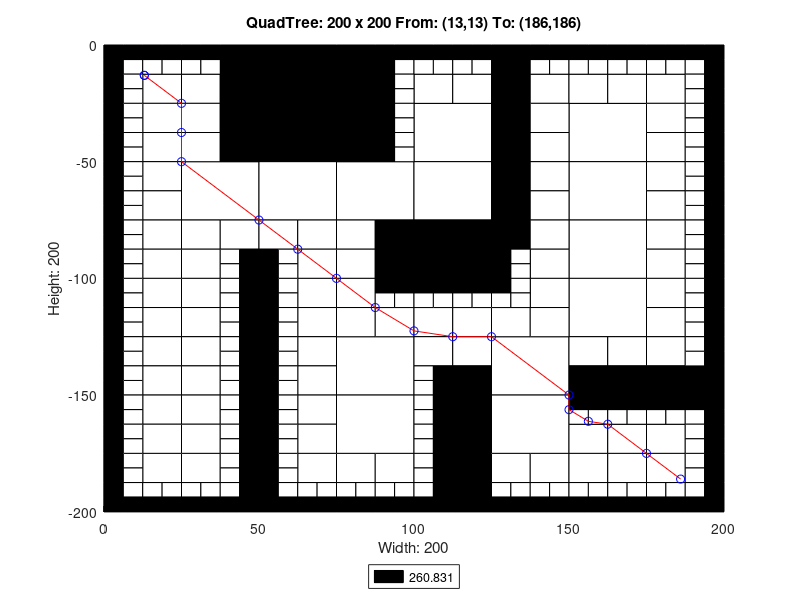

MATLAB code to generate this figure:
axis([0 200 -200 0]);
title('QuadTree: 200 x 200 From: (13,13) To: (186,186)');
xlabel('Width: 200');
ylabel('Height: 200');
rectangle('Position',[50 -25 25 25], 'FaceColor',[0 0 0]);
rectangle('Position',[50 -50 25 25], 'FaceColor',[0 0 0]);
rectangle('Position',[25 -75 25 25], 'FaceColor',[1 1 1]);
rectangle('Position',[50 -75 25 25], 'FaceColor',[1 1 1]);
rectangle('Position',[75 -75 25 25], 'FaceColor',[1 1 1]);
rectangle('Position',[100 -50 25 25], 'FaceColor',[1 1 1]);
rectangle('Position',[150 -50 25 25], 'FaceColor',[1 1 1]);
rectangle('Position',[100 -75 25 25], 'FaceColor',[1 1 1]);
rectangle('Position',[100 -100 25 25], 'FaceColor',[0 0 0]);
rectangle('Position',[150 -75 25 25], 'FaceColor',[1 1 1]);
rectangle('Position',[150 -100 25 25], 'FaceColor',[1 1 1]);
rectangle('Position',[75 -150 25 25], 'FaceColor',[1 1 1]);
rectangle('Position',[75 -175 25 25], 'FaceColor',[1 1 1]);
rectangle('Position',[125 -150 25 25], 'FaceColor',[1 1 1]);
rectangle('Position',[150 -125 25 25], 'FaceColor',[1 1 1]);
rectangle('Position',[125 -175 25 25], 'FaceColor',[1 1 1]);
rectangle('Position',[12.5 -25 12.5 12.5], 'FaceColor',[1 1 1]);
rectangle('Position',[37.5 -12.5 12.5 12.5], 'FaceColor',[0 0 0]);
rectangle('Position',[25 -25 12.5 12.5], 'FaceColor',[1 1 1]);
rectangle('Position',[37.5 -25 12.5 12.5], 'FaceColor',[0 0 0]);
rectangle('Position',[12.5 -37.5 12.5 12.5], 'FaceColor',[1 1 1]);
rectangle('Position',[12.5 -50 12.5 12.5], 'FaceColor',[1 1 1]);
rectangle('Position',[25 -37.5 12.5 12.5], 'FaceColor',[1 1 1]);
rectangle('Position',[37.5 -37.5 12.5 12.5], 'FaceColor',[0 0 0]);
rectangle('Position',[25 -50 12.5 12.5], 'FaceColor',[1 1 1]);
rectangle('Position',[37.5 -50 12.5 12.5], 'FaceColor',[0 0 0]);
rectangle('Position',[75 -12.5 12.5 12.5], 'FaceColor',[0 0 0]);
rectangle('Position',[75 -25 12.5 12.5], 'FaceColor',[0 0 0]);
rectangle('Position',[75 -37.5 12.5 12.5], 'FaceColor',[0 0 0]);
rectangle('Position',[75 -50 12.5 12.5], 'FaceColor',[0 0 0]);
rectangle('Position',[12.5 -62.5 12.5 12.5], 'FaceColor',[1 1 1]);
rectangle('Position',[12.5 -75 12.5 12.5], 'FaceColor',[1 1 1]);
rectangle('Position',[12.5 -87.5 12.5 12.5], 'FaceColor',[1 1 1]);
rectangle('Position',[12.5 -100 12.5 12.5], 'FaceColor',[1 1 1]);
rectangle('Position',[25 -87.5 12.5 12.5], 'FaceColor',[1 1 1]);
rectangle('Position',[37.5 -87.5 12.5 12.5], 'FaceColor',[1 1 1]);
rectangle('Position',[25 -100 12.5 12.5], 'FaceColor',[1 1 1]);
rectangle('Position',[50 -87.5 12.5 12.5], 'FaceColor',[1 1 1]);
rectangle('Position',[62.5 -87.5 12.5 12.5], 'FaceColor',[1 1 1]);
rectangle('Position',[62.5 -100 12.5 12.5], 'FaceColor',[1 1 1]);
rectangle('Position',[75 -87.5 12.5 12.5], 'FaceColor',[1 1 1]);
rectangle('Position',[87.5 -87.5 12.5 12.5], 'FaceColor',[0 0 0]);
rectangle('Position',[75 -100 12.5 12.5], 'FaceColor',[1 1 1]);
rectangle('Position',[87.5 -100 12.5 12.5], 'FaceColor',[0 0 0]);
rectangle('Position',[100 -25 12.5 12.5], 'FaceColor',[1 1 1]);
rectangle('Position',[112.5 -25 12.5 12.5], 'FaceColor',[1 1 1]);
rectangle('Position',[125 -12.5 12.5 12.5], 'FaceColor',[0 0 0]);
rectangle('Position',[125 -25 12.5 12.5], 'FaceColor',[0 0 0]);
rectangle('Position',[137.5 -25 12.5 12.5], 'FaceColor',[1 1 1]);
rectangle('Position',[125 -37.5 12.5 12.5], 'FaceColor',[0 0 0]);
rectangle('Position',[137.5 -37.5 12.5 12.5], 'FaceColor',[1 1 1]);
rectangle('Position',[125 -50 12.5 12.5], 'FaceColor',[0 0 0]);
rectangle('Position',[137.5 -50 12.5 12.5], 'FaceColor',[1 1 1]);
rectangle('Position',[150 -25 12.5 12.5], 'FaceColor',[1 1 1]);
rectangle('Position',[162.5 -25 12.5 12.5], 'FaceColor',[1 1 1]);
rectangle('Position',[175 -25 12.5 12.5], 'FaceColor',[1 1 1]);
rectangle('Position',[175 -37.5 12.5 12.5], 'FaceColor',[1 1 1]);
rectangle('Position',[175 -50 12.5 12.5], 'FaceColor',[1 1 1]);
rectangle('Position',[125 -62.5 12.5 12.5], 'FaceColor',[0 0 0]);
rectangle('Position',[137.5 -62.5 12.5 12.5], 'FaceColor',[1 1 1]);
rectangle('Position',[125 -75 12.5 12.5], 'FaceColor',[0 0 0]);
rectangle('Position',[137.5 -75 12.5 12.5], 'FaceColor',[1 1 1]);
rectangle('Position',[125 -87.5 12.5 12.5], 'FaceColor',[0 0 0]);
rectangle('Position',[137.5 -87.5 12.5 12.5], 'FaceColor',[1 1 1]);
rectangle('Position',[137.5 -100 12.5 12.5], 'FaceColor',[1 1 1]);
rectangle('Position',[175 -62.5 12.5 12.5], 'FaceColor',[1 1 1]);
rectangle('Position',[175 -75 12.5 12.5], 'FaceColor',[1 1 1]);
rectangle('Position',[175 -87.5 12.5 12.5], 'FaceColor',[1 1 1]);
rectangle('Position',[175 -100 12.5 12.5], 'FaceColor',[1 1 1]);
rectangle('Position',[12.5 -112.5 12.5 12.5], 'FaceColor',[1 1 1]);
rectangle('Position',[12.5 -125 12.5 12.5], 'FaceColor',[1 1 1]);
rectangle('Position',[25 -112.5 12.5 12.5], 'FaceColor',[1 1 1]);
rectangle('Position',[25 -125 12.5 12.5], 'FaceColor',[1 1 1]);
rectangle('Position',[12.5 -137.5 12.5 12.5], 'FaceColor',[1 1 1]);
rectangle('Position',[12.5 -150 12.5 12.5], 'FaceColor',[1 1 1]);
rectangle('Position',[25 -137.5 12.5 12.5], 'FaceColor',[1 1 1]);
rectangle('Position',[25 -150 12.5 12.5], 'FaceColor',[1 1 1]);
rectangle('Position',[62.5 -112.5 12.5 12.5], 'FaceColor',[1 1 1]);
rectangle('Position',[62.5 -125 12.5 12.5], 'FaceColor',[1 1 1]);
rectangle('Position',[75 -112.5 12.5 12.5], 'FaceColor',[1 1 1]);
rectangle('Position',[75 -125 12.5 12.5], 'FaceColor',[1 1 1]);
rectangle('Position',[87.5 -125 12.5 12.5], 'FaceColor',[1 1 1]);
rectangle('Position',[62.5 -137.5 12.5 12.5], 'FaceColor',[1 1 1]);
rectangle('Position',[62.5 -150 12.5 12.5], 'FaceColor',[1 1 1]);
rectangle('Position',[12.5 -162.5 12.5 12.5], 'FaceColor',[1 1 1]);
rectangle('Position',[12.5 -175 12.5 12.5], 'FaceColor',[1 1 1]);
rectangle('Position',[25 -162.5 12.5 12.5], 'FaceColor',[1 1 1]);
rectangle('Position',[25 -175 12.5 12.5], 'FaceColor',[1 1 1]);
rectangle('Position',[12.5 -187.5 12.5 12.5], 'FaceColor',[1 1 1]);
rectangle('Position',[25 -187.5 12.5 12.5], 'FaceColor',[1 1 1]);
rectangle('Position',[62.5 -162.5 12.5 12.5], 'FaceColor',[1 1 1]);
rectangle('Position',[62.5 -175 12.5 12.5], 'FaceColor',[1 1 1]);
rectangle('Position',[62.5 -187.5 12.5 12.5], 'FaceColor',[1 1 1]);
rectangle('Position',[75 -187.5 12.5 12.5], 'FaceColor',[1 1 1]);
rectangle('Position',[87.5 -187.5 12.5 12.5], 'FaceColor',[1 1 1]);
rectangle('Position',[100 -125 12.5 12.5], 'FaceColor',[1 1 1]);
rectangle('Position',[112.5 -125 12.5 12.5], 'FaceColor',[1 1 1]);
rectangle('Position',[137.5 -112.5 12.5 12.5], 'FaceColor',[1 1 1]);
rectangle('Position',[125 -125 12.5 12.5], 'FaceColor',[1 1 1]);
rectangle('Position',[137.5 -125 12.5 12.5], 'FaceColor',[1 1 1]);
rectangle('Position',[100 -137.5 12.5 12.5], 'FaceColor',[1 1 1]);
rectangle('Position',[112.5 -137.5 12.5 12.5], 'FaceColor',[1 1 1]);
rectangle('Position',[112.5 -150 12.5 12.5], 'FaceColor',[0 0 0]);
rectangle('Position',[175 -112.5 12.5 12.5], 'FaceColor',[1 1 1]);
rectangle('Position',[175 -125 12.5 12.5], 'FaceColor',[1 1 1]);
rectangle('Position',[150 -137.5 12.5 12.5], 'FaceColor',[1 1 1]);
rectangle('Position',[162.5 -137.5 12.5 12.5], 'FaceColor',[1 1 1]);
rectangle('Position',[150 -150 12.5 12.5], 'FaceColor',[0 0 0]);
rectangle('Position',[162.5 -150 12.5 12.5], 'FaceColor',[0 0 0]);
rectangle('Position',[175 -137.5 12.5 12.5], 'FaceColor',[1 1 1]);
rectangle('Position',[175 -150 12.5 12.5], 'FaceColor',[0 0 0]);
rectangle('Position',[187.5 -150 12.5 12.5], 'FaceColor',[0 0 0]);
rectangle('Position',[112.5 -162.5 12.5 12.5], 'FaceColor',[0 0 0]);
rectangle('Position',[112.5 -175 12.5 12.5], 'FaceColor',[0 0 0]);
rectangle('Position',[112.5 -187.5 12.5 12.5], 'FaceColor',[0 0 0]);
rectangle('Position',[112.5 -200 12.5 12.5], 'FaceColor',[0 0 0]);
rectangle('Position',[125 -187.5 12.5 12.5], 'FaceColor',[1 1 1]);
rectangle('Position',[137.5 -187.5 12.5 12.5], 'FaceColor',[1 1 1]);
rectangle('Position',[150 -175 12.5 12.5], 'FaceColor',[1 1 1]);
rectangle('Position',[162.5 -175 12.5 12.5], 'FaceColor',[1 1 1]);
rectangle('Position',[175 -175 12.5 12.5], 'FaceColor',[1 1 1]);
rectangle('Position',[150 -187.5 12.5 12.5], 'FaceColor',[1 1 1]);
rectangle('Position',[162.5 -187.5 12.5 12.5], 'FaceColor',[1 1 1]);
rectangle('Position',[175 -187.5 12.5 12.5], 'FaceColor',[1 1 1]);
rectangle('Position',[0 -6.25 6.25 6.25], 'FaceColor',[0 0 0]);
rectangle('Position',[6.25 -6.25 6.25 6.25], 'FaceColor',[0 0 0]);
rectangle('Position',[0 -12.5 6.25 6.25], 'FaceColor',[0 0 0]);
rectangle('Position',[6.25 -12.5 6.25 6.25], 'FaceColor',[1 1 1]);
rectangle('Position',[12.5 -6.25 6.25 6.25], 'FaceColor',[0 0 0]);
rectangle('Position',[18.75 -6.25 6.25 6.25], 'FaceColor',[0 0 0]);
rectangle('Position',[12.5 -12.5 6.25 6.25], 'FaceColor',[1 1 1]);
rectangle('Position',[18.75 -12.5 6.25 6.25], 'FaceColor',[1 1 1]);
rectangle('Position',[0 -18.75 6.25 6.25], 'FaceColor',[0 0 0]);
rectangle('Position',[6.25 -18.75 6.25 6.25], 'FaceColor',[1 1 1]);
rectangle('Position',[0 -25 6.25 6.25], 'FaceColor',[0 0 0]);
rectangle('Position',[6.25 -25 6.25 6.25], 'FaceColor',[1 1 1]);
rectangle('Position',[25 -6.25 6.25 6.25], 'FaceColor',[0 0 0]);
rectangle('Position',[31.25 -6.25 6.25 6.25], 'FaceColor',[0 0 0]);
rectangle('Position',[25 -12.5 6.25 6.25], 'FaceColor',[1 1 1]);
rectangle('Position',[31.25 -12.5 6.25 6.25], 'FaceColor',[1 1 1]);
rectangle('Position',[0 -31.25 6.25 6.25], 'FaceColor',[0 0 0]);
rectangle('Position',[6.25 -31.25 6.25 6.25], 'FaceColor',[1 1 1]);
rectangle('Position',[0 -37.5 6.25 6.25], 'FaceColor',[0 0 0]);
rectangle('Position',[6.25 -37.5 6.25 6.25], 'FaceColor',[1 1 1]);
rectangle('Position',[0 -43.75 6.25 6.25], 'FaceColor',[0 0 0]);
rectangle('Position',[6.25 -43.75 6.25 6.25], 'FaceColor',[1 1 1]);
rectangle('Position',[0 -50 6.25 6.25], 'FaceColor',[0 0 0]);
rectangle('Position',[6.25 -50 6.25 6.25], 'FaceColor',[1 1 1]);
rectangle('Position',[87.5 -6.25 6.25 6.25], 'FaceColor',[0 0 0]);
rectangle('Position',[93.75 -6.25 6.25 6.25], 'FaceColor',[0 0 0]);
rectangle('Position',[87.5 -12.5 6.25 6.25], 'FaceColor',[0 0 0]);
rectangle('Position',[93.75 -12.5 6.25 6.25], 'FaceColor',[1 1 1]);
rectangle('Position',[87.5 -18.75 6.25 6.25], 'FaceColor',[0 0 0]);
rectangle('Position',[93.75 -18.75 6.25 6.25], 'FaceColor',[1 1 1]);
rectangle('Position',[87.5 -25 6.25 6.25], 'FaceColor',[0 0 0]);
rectangle('Position',[93.75 -25 6.25 6.25], 'FaceColor',[1 1 1]);
rectangle('Position',[87.5 -31.25 6.25 6.25], 'FaceColor',[0 0 0]);
rectangle('Position',[93.75 -31.25 6.25 6.25], 'FaceColor',[1 1 1]);
rectangle('Position',[87.5 -37.5 6.25 6.25], 'FaceColor',[0 0 0]);
rectangle('Position',[93.75 -37.5 6.25 6.25], 'FaceColor',[1 1 1]);
rectangle('Position',[87.5 -43.75 6.25 6.25], 'FaceColor',[0 0 0]);
rectangle('Position',[93.75 -43.75 6.25 6.25], 'FaceColor',[1 1 1]);
rectangle('Position',[87.5 -50 6.25 6.25], 'FaceColor',[0 0 0]);
rectangle('Position',[93.75 -50 6.25 6.25], 'FaceColor',[1 1 1]);
rectangle('Position',[0 -56.25 6.25 6.25], 'FaceColor',[0 0 0]);
rectangle('Position',[6.25 -56.25 6.25 6.25], 'FaceColor',[1 1 1]);
rectangle('Position',[0 -62.5 6.25 6.25], 'FaceColor',[0 0 0]);
rectangle('Position',[6.25 -62.5 6.25 6.25], 'FaceColor',[1 1 1]);
rectangle('Position',[0 -68.75 6.25 6.25], 'FaceColor',[0 0 0]);
rectangle('Position',[6.25 -68.75 6.25 6.25], 'FaceColor',[1 1 1]);
rectangle('Position',[0 -75 6.25 6.25], 'FaceColor',[0 0 0]);
rectangle('Position',[6.25 -75 6.25 6.25], 'FaceColor',[1 1 1]);
rectangle('Position',[0 -81.25 6.25 6.25], 'FaceColor',[0 0 0]);
rectangle('Position',[6.25 -81.25 6.25 6.25], 'FaceColor',[1 1 1]);
rectangle('Position',[0 -87.5 6.25 6.25], 'FaceColor',[0 0 0]);
rectangle('Position',[6.25 -87.5 6.25 6.25], 'FaceColor',[1 1 1]);
rectangle('Position',[0 -93.75 6.25 6.25], 'FaceColor',[0 0 0]);
rectangle('Position',[6.25 -93.75 6.25 6.25], 'FaceColor',[1 1 1]);
rectangle('Position',[0 -100 6.25 6.25], 'FaceColor',[0 0 0]);
rectangle('Position',[6.25 -100 6.25 6.25], 'FaceColor',[1 1 1]);
rectangle('Position',[37.5 -93.75 6.25 6.25], 'FaceColor',[1 1 1]);
rectangle('Position',[43.75 -93.75 6.25 6.25], 'FaceColor',[0 0 0]);
rectangle('Position',[37.5 -100 6.25 6.25], 'FaceColor',[1 1 1]);
rectangle('Position',[43.75 -100 6.25 6.25], 'FaceColor',[0 0 0]);
rectangle('Position',[50 -93.75 6.25 6.25], 'FaceColor',[0 0 0]);
rectangle('Position',[56.25 -93.75 6.25 6.25], 'FaceColor',[1 1 1]);
rectangle('Position',[50 -100 6.25 6.25], 'FaceColor',[0 0 0]);
rectangle('Position',[56.25 -100 6.25 6.25], 'FaceColor',[1 1 1]);
rectangle('Position',[100 -6.25 6.25 6.25], 'FaceColor',[0 0 0]);
rectangle('Position',[106.25 -6.25 6.25 6.25], 'FaceColor',[0 0 0]);
rectangle('Position',[100 -12.5 6.25 6.25], 'FaceColor',[1 1 1]);
rectangle('Position',[106.25 -12.5 6.25 6.25], 'FaceColor',[1 1 1]);
rectangle('Position',[112.5 -6.25 6.25 6.25], 'FaceColor',[0 0 0]);
rectangle('Position',[118.75 -6.25 6.25 6.25], 'FaceColor',[0 0 0]);
rectangle('Position',[112.5 -12.5 6.25 6.25], 'FaceColor',[1 1 1]);
rectangle('Position',[118.75 -12.5 6.25 6.25], 'FaceColor',[1 1 1]);
rectangle('Position',[137.5 -6.25 6.25 6.25], 'FaceColor',[0 0 0]);
rectangle('Position',[143.75 -6.25 6.25 6.25], 'FaceColor',[0 0 0]);
rectangle('Position',[137.5 -12.5 6.25 6.25], 'FaceColor',[1 1 1]);
rectangle('Position',[143.75 -12.5 6.25 6.25], 'FaceColor',[1 1 1]);
rectangle('Position',[150 -6.25 6.25 6.25], 'FaceColor',[0 0 0]);
rectangle('Position',[156.25 -6.25 6.25 6.25], 'FaceColor',[0 0 0]);
rectangle('Position',[150 -12.5 6.25 6.25], 'FaceColor',[1 1 1]);
rectangle('Position',[156.25 -12.5 6.25 6.25], 'FaceColor',[1 1 1]);
rectangle('Position',[162.5 -6.25 6.25 6.25], 'FaceColor',[0 0 0]);
rectangle('Position',[168.75 -6.25 6.25 6.25], 'FaceColor',[0 0 0]);
rectangle('Position',[162.5 -12.5 6.25 6.25], 'FaceColor',[1 1 1]);
rectangle('Position',[168.75 -12.5 6.25 6.25], 'FaceColor',[1 1 1]);
rectangle('Position',[175 -6.25 6.25 6.25], 'FaceColor',[0 0 0]);
rectangle('Position',[181.25 -6.25 6.25 6.25], 'FaceColor',[0 0 0]);
rectangle('Position',[175 -12.5 6.25 6.25], 'FaceColor',[1 1 1]);
rectangle('Position',[181.25 -12.5 6.25 6.25], 'FaceColor',[1 1 1]);
rectangle('Position',[187.5 -6.25 6.25 6.25], 'FaceColor',[0 0 0]);
rectangle('Position',[193.75 -6.25 6.25 6.25], 'FaceColor',[0 0 0]);
rectangle('Position',[187.5 -12.5 6.25 6.25], 'FaceColor',[1 1 1]);
rectangle('Position',[193.75 -12.5 6.25 6.25], 'FaceColor',[0 0 0]);
rectangle('Position',[187.5 -18.75 6.25 6.25], 'FaceColor',[1 1 1]);
rectangle('Position',[193.75 -18.75 6.25 6.25], 'FaceColor',[0 0 0]);
rectangle('Position',[187.5 -25 6.25 6.25], 'FaceColor',[1 1 1]);
rectangle('Position',[193.75 -25 6.25 6.25], 'FaceColor',[0 0 0]);
rectangle('Position',[187.5 -31.25 6.25 6.25], 'FaceColor',[1 1 1]);
rectangle('Position',[193.75 -31.25 6.25 6.25], 'FaceColor',[0 0 0]);
rectangle('Position',[187.5 -37.5 6.25 6.25], 'FaceColor',[1 1 1]);
rectangle('Position',[193.75 -37.5 6.25 6.25], 'FaceColor',[0 0 0]);
rectangle('Position',[187.5 -43.75 6.25 6.25], 'FaceColor',[1 1 1]);
rectangle('Position',[193.75 -43.75 6.25 6.25], 'FaceColor',[0 0 0]);
rectangle('Position',[187.5 -50 6.25 6.25], 'FaceColor',[1 1 1]);
rectangle('Position',[193.75 -50 6.25 6.25], 'FaceColor',[0 0 0]);
rectangle('Position',[125 -93.75 6.25 6.25], 'FaceColor',[0 0 0]);
rectangle('Position',[131.25 -93.75 6.25 6.25], 'FaceColor',[1 1 1]);
rectangle('Position',[125 -100 6.25 6.25], 'FaceColor',[0 0 0]);
rectangle('Position',[131.25 -100 6.25 6.25], 'FaceColor',[1 1 1]);
rectangle('Position',[187.5 -56.25 6.25 6.25], 'FaceColor',[1 1 1]);
rectangle('Position',[193.75 -56.25 6.25 6.25], 'FaceColor',[0 0 0]);
rectangle('Position',[187.5 -62.5 6.25 6.25], 'FaceColor',[1 1 1]);
rectangle('Position',[193.75 -62.5 6.25 6.25], 'FaceColor',[0 0 0]);
rectangle('Position',[187.5 -68.75 6.25 6.25], 'FaceColor',[1 1 1]);
rectangle('Position',[193.75 -68.75 6.25 6.25], 'FaceColor',[0 0 0]);
rectangle('Position',[187.5 -75 6.25 6.25], 'FaceColor',[1 1 1]);
rectangle('Position',[193.75 -75 6.25 6.25], 'FaceColor',[0 0 0]);
rectangle('Position',[187.5 -81.25 6.25 6.25], 'FaceColor',[1 1 1]);
rectangle('Position',[193.75 -81.25 6.25 6.25], 'FaceColor',[0 0 0]);
rectangle('Position',[187.5 -87.5 6.25 6.25], 'FaceColor',[1 1 1]);
rectangle('Position',[193.75 -87.5 6.25 6.25], 'FaceColor',[0 0 0]);
rectangle('Position',[187.5 -93.75 6.25 6.25], 'FaceColor',[1 1 1]);
rectangle('Position',[193.75 -93.75 6.25 6.25], 'FaceColor',[0 0 0]);
rectangle('Position',[187.5 -100 6.25 6.25], 'FaceColor',[1 1 1]);
rectangle('Position',[193.75 -100 6.25 6.25], 'FaceColor',[0 0 0]);
rectangle('Position',[0 -106.25 6.25 6.25], 'FaceColor',[0 0 0]);
rectangle('Position',[6.25 -106.25 6.25 6.25], 'FaceColor',[1 1 1]);
rectangle('Position',[0 -112.5 6.25 6.25], 'FaceColor',[0 0 0]);
rectangle('Position',[6.25 -112.5 6.25 6.25], 'FaceColor',[1 1 1]);
rectangle('Position',[0 -118.75 6.25 6.25], 'FaceColor',[0 0 0]);
rectangle('Position',[6.25 -118.75 6.25 6.25], 'FaceColor',[1 1 1]);
rectangle('Position',[0 -125 6.25 6.25], 'FaceColor',[0 0 0]);
rectangle('Position',[6.25 -125 6.25 6.25], 'FaceColor',[1 1 1]);
rectangle('Position',[37.5 -106.25 6.25 6.25], 'FaceColor',[1 1 1]);
rectangle('Position',[43.75 -106.25 6.25 6.25], 'FaceColor',[0 0 0]);
rectangle('Position',[37.5 -112.5 6.25 6.25], 'FaceColor',[1 1 1]);
rectangle('Position',[43.75 -112.5 6.25 6.25], 'FaceColor',[0 0 0]);
rectangle('Position',[37.5 -118.75 6.25 6.25], 'FaceColor',[1 1 1]);
rectangle('Position',[43.75 -118.75 6.25 6.25], 'FaceColor',[0 0 0]);
rectangle('Position',[37.5 -125 6.25 6.25], 'FaceColor',[1 1 1]);
rectangle('Position',[43.75 -125 6.25 6.25], 'FaceColor',[0 0 0]);
rectangle('Position',[0 -131.25 6.25 6.25], 'FaceColor',[0 0 0]);
rectangle('Position',[6.25 -131.25 6.25 6.25], 'FaceColor',[1 1 1]);
rectangle('Position',[0 -137.5 6.25 6.25], 'FaceColor',[0 0 0]);
rectangle('Position',[6.25 -137.5 6.25 6.25], 'FaceColor',[1 1 1]);
rectangle('Position',[0 -143.75 6.25 6.25], 'FaceColor',[0 0 0]);
rectangle('Position',[6.25 -143.75 6.25 6.25], 'FaceColor',[1 1 1]);
rectangle('Position',[0 -150 6.25 6.25], 'FaceColor',[0 0 0]);
rectangle('Position',[6.25 -150 6.25 6.25], 'FaceColor',[1 1 1]);
rectangle('Position',[37.5 -131.25 6.25 6.25], 'FaceColor',[1 1 1]);
rectangle('Position',[43.75 -131.25 6.25 6.25], 'FaceColor',[0 0 0]);
rectangle('Position',[37.5 -137.5 6.25 6.25], 'FaceColor',[1 1 1]);
rectangle('Position',[43.75 -137.5 6.25 6.25], 'FaceColor',[0 0 0]);
rectangle('Position',[37.5 -143.75 6.25 6.25], 'FaceColor',[1 1 1]);
rectangle('Position',[43.75 -143.75 6.25 6.25], 'FaceColor',[0 0 0]);
rectangle('Position',[37.5 -150 6.25 6.25], 'FaceColor',[1 1 1]);
rectangle('Position',[43.75 -150 6.25 6.25], 'FaceColor',[0 0 0]);
rectangle('Position',[50 -106.25 6.25 6.25], 'FaceColor',[0 0 0]);
rectangle('Position',[56.25 -106.25 6.25 6.25], 'FaceColor',[1 1 1]);
rectangle('Position',[50 -112.5 6.25 6.25], 'FaceColor',[0 0 0]);
rectangle('Position',[56.25 -112.5 6.25 6.25], 'FaceColor',[1 1 1]);
rectangle('Position',[50 -118.75 6.25 6.25], 'FaceColor',[0 0 0]);
rectangle('Position',[56.25 -118.75 6.25 6.25], 'FaceColor',[1 1 1]);
rectangle('Position',[50 -125 6.25 6.25], 'FaceColor',[0 0 0]);
rectangle('Position',[56.25 -125 6.25 6.25], 'FaceColor',[1 1 1]);
rectangle('Position',[87.5 -106.25 6.25 6.25], 'FaceColor',[0 0 0]);
rectangle('Position',[93.75 -106.25 6.25 6.25], 'FaceColor',[0 0 0]);
rectangle('Position',[87.5 -112.5 6.25 6.25], 'FaceColor',[1 1 1]);
rectangle('Position',[93.75 -112.5 6.25 6.25], 'FaceColor',[1 1 1]);
rectangle('Position',[50 -131.25 6.25 6.25], 'FaceColor',[0 0 0]);
rectangle('Position',[56.25 -131.25 6.25 6.25], 'FaceColor',[1 1 1]);
rectangle('Position',[50 -137.5 6.25 6.25], 'FaceColor',[0 0 0]);
rectangle('Position',[56.25 -137.5 6.25 6.25], 'FaceColor',[1 1 1]);
rectangle('Position',[50 -143.75 6.25 6.25], 'FaceColor',[0 0 0]);
rectangle('Position',[56.25 -143.75 6.25 6.25], 'FaceColor',[1 1 1]);
rectangle('Position',[50 -150 6.25 6.25], 'FaceColor',[0 0 0]);
rectangle('Position',[56.25 -150 6.25 6.25], 'FaceColor',[1 1 1]);
rectangle('Position',[0 -156.25 6.25 6.25], 'FaceColor',[0 0 0]);
rectangle('Position',[6.25 -156.25 6.25 6.25], 'FaceColor',[1 1 1]);
rectangle('Position',[0 -162.5 6.25 6.25], 'FaceColor',[0 0 0]);
rectangle('Position',[6.25 -162.5 6.25 6.25], 'FaceColor',[1 1 1]);
rectangle('Position',[0 -168.75 6.25 6.25], 'FaceColor',[0 0 0]);
rectangle('Position',[6.25 -168.75 6.25 6.25], 'FaceColor',[1 1 1]);
rectangle('Position',[0 -175 6.25 6.25], 'FaceColor',[0 0 0]);
rectangle('Position',[6.25 -175 6.25 6.25], 'FaceColor',[1 1 1]);
rectangle('Position',[37.5 -156.25 6.25 6.25], 'FaceColor',[1 1 1]);
rectangle('Position',[43.75 -156.25 6.25 6.25], 'FaceColor',[0 0 0]);
rectangle('Position',[37.5 -162.5 6.25 6.25], 'FaceColor',[1 1 1]);
rectangle('Position',[43.75 -162.5 6.25 6.25], 'FaceColor',[0 0 0]);
rectangle('Position',[37.5 -168.75 6.25 6.25], 'FaceColor',[1 1 1]);
rectangle('Position',[43.75 -168.75 6.25 6.25], 'FaceColor',[0 0 0]);
rectangle('Position',[37.5 -175 6.25 6.25], 'FaceColor',[1 1 1]);
rectangle('Position',[43.75 -175 6.25 6.25], 'FaceColor',[0 0 0]);
rectangle('Position',[0 -181.25 6.25 6.25], 'FaceColor',[0 0 0]);
rectangle('Position',[6.25 -181.25 6.25 6.25], 'FaceColor',[1 1 1]);
rectangle('Position',[0 -187.5 6.25 6.25], 'FaceColor',[0 0 0]);
rectangle('Position',[6.25 -187.5 6.25 6.25], 'FaceColor',[1 1 1]);
rectangle('Position',[0 -193.75 6.25 6.25], 'FaceColor',[0 0 0]);
rectangle('Position',[6.25 -193.75 6.25 6.25], 'FaceColor',[1 1 1]);
rectangle('Position',[0 -200 6.25 6.25], 'FaceColor',[0 0 0]);
rectangle('Position',[6.25 -200 6.25 6.25], 'FaceColor',[0 0 0]);
rectangle('Position',[12.5 -193.75 6.25 6.25], 'FaceColor',[1 1 1]);
rectangle('Position',[18.75 -193.75 6.25 6.25], 'FaceColor',[1 1 1]);
rectangle('Position',[12.5 -200 6.25 6.25], 'FaceColor',[0 0 0]);
rectangle('Position',[18.75 -200 6.25 6.25], 'FaceColor',[0 0 0]);
rectangle('Position',[37.5 -181.25 6.25 6.25], 'FaceColor',[1 1 1]);
rectangle('Position',[43.75 -181.25 6.25 6.25], 'FaceColor',[0 0 0]);
rectangle('Position',[37.5 -187.5 6.25 6.25], 'FaceColor',[1 1 1]);
rectangle('Position',[43.75 -187.5 6.25 6.25], 'FaceColor',[0 0 0]);
rectangle('Position',[25 -193.75 6.25 6.25], 'FaceColor',[1 1 1]);
rectangle('Position',[31.25 -193.75 6.25 6.25], 'FaceColor',[1 1 1]);
rectangle('Position',[25 -200 6.25 6.25], 'FaceColor',[0 0 0]);
rectangle('Position',[31.25 -200 6.25 6.25], 'FaceColor',[0 0 0]);
rectangle('Position',[37.5 -193.75 6.25 6.25], 'FaceColor',[1 1 1]);
rectangle('Position',[43.75 -193.75 6.25 6.25], 'FaceColor',[0 0 0]);
rectangle('Position',[37.5 -200 6.25 6.25], 'FaceColor',[0 0 0]);
rectangle('Position',[43.75 -200 6.25 6.25], 'FaceColor',[0 0 0]);
rectangle('Position',[50 -156.25 6.25 6.25], 'FaceColor',[0 0 0]);
rectangle('Position',[56.25 -156.25 6.25 6.25], 'FaceColor',[1 1 1]);
rectangle('Position',[50 -162.5 6.25 6.25], 'FaceColor',[0 0 0]);
rectangle('Position',[56.25 -162.5 6.25 6.25], 'FaceColor',[1 1 1]);
rectangle('Position',[50 -168.75 6.25 6.25], 'FaceColor',[0 0 0]);
rectangle('Position',[56.25 -168.75 6.25 6.25], 'FaceColor',[1 1 1]);
rectangle('Position',[50 -175 6.25 6.25], 'FaceColor',[0 0 0]);
rectangle('Position',[56.25 -175 6.25 6.25], 'FaceColor',[1 1 1]);
rectangle('Position',[50 -181.25 6.25 6.25], 'FaceColor',[0 0 0]);
rectangle('Position',[56.25 -181.25 6.25 6.25], 'FaceColor',[1 1 1]);
rectangle('Position',[50 -187.5 6.25 6.25], 'FaceColor',[0 0 0]);
rectangle('Position',[56.25 -187.5 6.25 6.25], 'FaceColor',[1 1 1]);
rectangle('Position',[50 -193.75 6.25 6.25], 'FaceColor',[0 0 0]);
rectangle('Position',[56.25 -193.75 6.25 6.25], 'FaceColor',[1 1 1]);
rectangle('Position',[50 -200 6.25 6.25], 'FaceColor',[0 0 0]);
rectangle('Position',[56.25 -200 6.25 6.25], 'FaceColor',[0 0 0]);
rectangle('Position',[62.5 -193.75 6.25 6.25], 'FaceColor',[1 1 1]);
rectangle('Position',[68.75 -193.75 6.25 6.25], 'FaceColor',[1 1 1]);
rectangle('Position',[62.5 -200 6.25 6.25], 'FaceColor',[0 0 0]);
rectangle('Position',[68.75 -200 6.25 6.25], 'FaceColor',[0 0 0]);
rectangle('Position',[75 -193.75 6.25 6.25], 'FaceColor',[1 1 1]);
rectangle('Position',[81.25 -193.75 6.25 6.25], 'FaceColor',[1 1 1]);
rectangle('Position',[75 -200 6.25 6.25], 'FaceColor',[0 0 0]);
rectangle('Position',[81.25 -200 6.25 6.25], 'FaceColor',[0 0 0]);
rectangle('Position',[87.5 -193.75 6.25 6.25], 'FaceColor',[1 1 1]);
rectangle('Position',[93.75 -193.75 6.25 6.25], 'FaceColor',[1 1 1]);
rectangle('Position',[87.5 -200 6.25 6.25], 'FaceColor',[0 0 0]);
rectangle('Position',[93.75 -200 6.25 6.25], 'FaceColor',[0 0 0]);
rectangle('Position',[100 -106.25 6.25 6.25], 'FaceColor',[0 0 0]);
rectangle('Position',[106.25 -106.25 6.25 6.25], 'FaceColor',[0 0 0]);
rectangle('Position',[100 -112.5 6.25 6.25], 'FaceColor',[1 1 1]);
rectangle('Position',[106.25 -112.5 6.25 6.25], 'FaceColor',[1 1 1]);
rectangle('Position',[112.5 -106.25 6.25 6.25], 'FaceColor',[0 0 0]);
rectangle('Position',[118.75 -106.25 6.25 6.25], 'FaceColor',[0 0 0]);
rectangle('Position',[112.5 -112.5 6.25 6.25], 'FaceColor',[1 1 1]);
rectangle('Position',[118.75 -112.5 6.25 6.25], 'FaceColor',[1 1 1]);
rectangle('Position',[125 -106.25 6.25 6.25], 'FaceColor',[0 0 0]);
rectangle('Position',[131.25 -106.25 6.25 6.25], 'FaceColor',[1 1 1]);
rectangle('Position',[125 -112.5 6.25 6.25], 'FaceColor',[1 1 1]);
rectangle('Position',[131.25 -112.5 6.25 6.25], 'FaceColor',[1 1 1]);
rectangle('Position',[100 -143.75 6.25 6.25], 'FaceColor',[1 1 1]);
rectangle('Position',[106.25 -143.75 6.25 6.25], 'FaceColor',[0 0 0]);
rectangle('Position',[100 -150 6.25 6.25], 'FaceColor',[1 1 1]);
rectangle('Position',[106.25 -150 6.25 6.25], 'FaceColor',[0 0 0]);
rectangle('Position',[187.5 -106.25 6.25 6.25], 'FaceColor',[1 1 1]);
rectangle('Position',[193.75 -106.25 6.25 6.25], 'FaceColor',[0 0 0]);
rectangle('Position',[187.5 -112.5 6.25 6.25], 'FaceColor',[1 1 1]);
rectangle('Position',[193.75 -112.5 6.25 6.25], 'FaceColor',[0 0 0]);
rectangle('Position',[187.5 -118.75 6.25 6.25], 'FaceColor',[1 1 1]);
rectangle('Position',[193.75 -118.75 6.25 6.25], 'FaceColor',[0 0 0]);
rectangle('Position',[187.5 -125 6.25 6.25], 'FaceColor',[1 1 1]);
rectangle('Position',[193.75 -125 6.25 6.25], 'FaceColor',[0 0 0]);
rectangle('Position',[187.5 -131.25 6.25 6.25], 'FaceColor',[1 1 1]);
rectangle('Position',[193.75 -131.25 6.25 6.25], 'FaceColor',[0 0 0]);
rectangle('Position',[187.5 -137.5 6.25 6.25], 'FaceColor',[1 1 1]);
rectangle('Position',[193.75 -137.5 6.25 6.25], 'FaceColor',[0 0 0]);
rectangle('Position',[100 -156.25 6.25 6.25], 'FaceColor',[1 1 1]);
rectangle('Position',[106.25 -156.25 6.25 6.25], 'FaceColor',[0 0 0]);
rectangle('Position',[100 -162.5 6.25 6.25], 'FaceColor',[1 1 1]);
rectangle('Position',[106.25 -162.5 6.25 6.25], 'FaceColor',[0 0 0]);
rectangle('Position',[100 -168.75 6.25 6.25], 'FaceColor',[1 1 1]);
rectangle('Position',[106.25 -168.75 6.25 6.25], 'FaceColor',[0 0 0]);
rectangle('Position',[100 -175 6.25 6.25], 'FaceColor',[1 1 1]);
rectangle('Position',[106.25 -175 6.25 6.25], 'FaceColor',[0 0 0]);
rectangle('Position',[100 -181.25 6.25 6.25], 'FaceColor',[1 1 1]);
rectangle('Position',[106.25 -181.25 6.25 6.25], 'FaceColor',[0 0 0]);
rectangle('Position',[100 -187.5 6.25 6.25], 'FaceColor',[1 1 1]);
rectangle('Position',[106.25 -187.5 6.25 6.25], 'FaceColor',[0 0 0]);
rectangle('Position',[100 -193.75 6.25 6.25], 'FaceColor',[1 1 1]);
rectangle('Position',[106.25 -193.75 6.25 6.25], 'FaceColor',[0 0 0]);
rectangle('Position',[100 -200 6.25 6.25], 'FaceColor',[0 0 0]);
rectangle('Position',[106.25 -200 6.25 6.25], 'FaceColor',[0 0 0]);
rectangle('Position',[125 -193.75 6.25 6.25], 'FaceColor',[1 1 1]);
rectangle('Position',[131.25 -193.75 6.25 6.25], 'FaceColor',[1 1 1]);
rectangle('Position',[125 -200 6.25 6.25], 'FaceColor',[0 0 0]);
rectangle('Position',[131.25 -200 6.25 6.25], 'FaceColor',[0 0 0]);
rectangle('Position',[137.5 -193.75 6.25 6.25], 'FaceColor',[1 1 1]);
rectangle('Position',[143.75 -193.75 6.25 6.25], 'FaceColor',[1 1 1]);
rectangle('Position',[137.5 -200 6.25 6.25], 'FaceColor',[0 0 0]);
rectangle('Position',[143.75 -200 6.25 6.25], 'FaceColor',[0 0 0]);
rectangle('Position',[150 -156.25 6.25 6.25], 'FaceColor',[0 0 0]);
rectangle('Position',[156.25 -156.25 6.25 6.25], 'FaceColor',[0 0 0]);
rectangle('Position',[150 -162.5 6.25 6.25], 'FaceColor',[1 1 1]);
rectangle('Position',[156.25 -162.5 6.25 6.25], 'FaceColor',[1 1 1]);
rectangle('Position',[162.5 -156.25 6.25 6.25], 'FaceColor',[0 0 0]);
rectangle('Position',[168.75 -156.25 6.25 6.25], 'FaceColor',[0 0 0]);
rectangle('Position',[162.5 -162.5 6.25 6.25], 'FaceColor',[1 1 1]);
rectangle('Position',[168.75 -162.5 6.25 6.25], 'FaceColor',[1 1 1]);
rectangle('Position',[175 -156.25 6.25 6.25], 'FaceColor',[0 0 0]);
rectangle('Position',[181.25 -156.25 6.25 6.25], 'FaceColor',[0 0 0]);
rectangle('Position',[175 -162.5 6.25 6.25], 'FaceColor',[1 1 1]);
rectangle('Position',[181.25 -162.5 6.25 6.25], 'FaceColor',[1 1 1]);
rectangle('Position',[187.5 -156.25 6.25 6.25], 'FaceColor',[0 0 0]);
rectangle('Position',[193.75 -156.25 6.25 6.25], 'FaceColor',[0 0 0]);
rectangle('Position',[187.5 -162.5 6.25 6.25], 'FaceColor',[1 1 1]);
rectangle('Position',[193.75 -162.5 6.25 6.25], 'FaceColor',[0 0 0]);
rectangle('Position',[187.5 -168.75 6.25 6.25], 'FaceColor',[1 1 1]);
rectangle('Position',[193.75 -168.75 6.25 6.25], 'FaceColor',[0 0 0]);
rectangle('Position',[187.5 -175 6.25 6.25], 'FaceColor',[1 1 1]);
rectangle('Position',[193.75 -175 6.25 6.25], 'FaceColor',[0 0 0]);
rectangle('Position',[150 -193.75 6.25 6.25], 'FaceColor',[1 1 1]);
rectangle('Position',[156.25 -193.75 6.25 6.25], 'FaceColor',[1 1 1]);
rectangle('Position',[150 -200 6.25 6.25], 'FaceColor',[0 0 0]);
rectangle('Position',[156.25 -200 6.25 6.25], 'FaceColor',[0 0 0]);
rectangle('Position',[162.5 -193.75 6.25 6.25], 'FaceColor',[1 1 1]);
rectangle('Position',[168.75 -193.75 6.25 6.25], 'FaceColor',[1 1 1]);
rectangle('Position',[162.5 -200 6.25 6.25], 'FaceColor',[0 0 0]);
rectangle('Position',[168.75 -200 6.25 6.25], 'FaceColor',[0 0 0]);
rectangle('Position',[187.5 -181.25 6.25 6.25], 'FaceColor',[1 1 1]);
rectangle('Position',[193.75 -181.25 6.25 6.25], 'FaceColor',[0 0 0]);
rectangle('Position',[187.5 -187.5 6.25 6.25], 'FaceColor',[1 1 1]);
rectangle('Position',[193.75 -187.5 6.25 6.25], 'FaceColor',[0 0 0]);
rectangle('Position',[175 -193.75 6.25 6.25], 'FaceColor',[1 1 1]);
rectangle('Position',[181.25 -193.75 6.25 6.25], 'FaceColor',[1 1 1]);
rectangle('Position',[175 -200 6.25 6.25], 'FaceColor',[0 0 0]);
rectangle('Position',[181.25 -200 6.25 6.25], 'FaceColor',[0 0 0]);
rectangle('Position',[187.5 -193.75 6.25 6.25], 'FaceColor',[1 1 1]);
rectangle('Position',[193.75 -193.75 6.25 6.25], 'FaceColor',[0 0 0]);
rectangle('Position',[187.5 -200 6.25 6.25], 'FaceColor',[0 0 0]);
rectangle('Position',[193.75 -200 6.25 6.25], 'FaceColor',[0 0 0]);
X=[186,175,162.5,156.25,150,150,125,112.5,100,87.5,75,62.5,50,25,25,25,13,13];
Y=[-186,-175,-162.5,-161.25,-156.25,-150,-125,-125,-122.5,-112.5,-100,-87.5,-75,-50,-37.5,-25,-13,-13];
hold on;
plot(X,Y,'r');
plot(X,Y,'bo');
legend('260.831','Location','southoutside');
